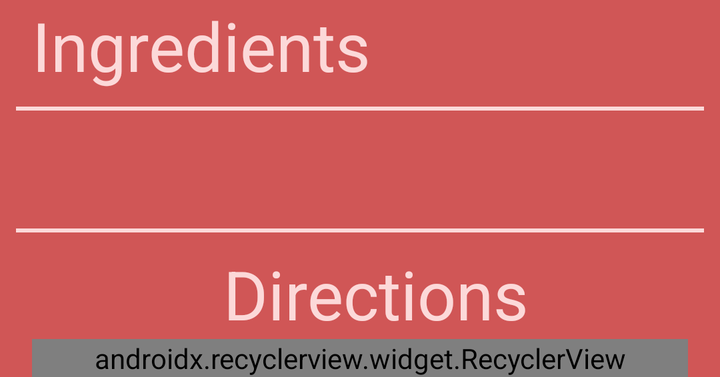
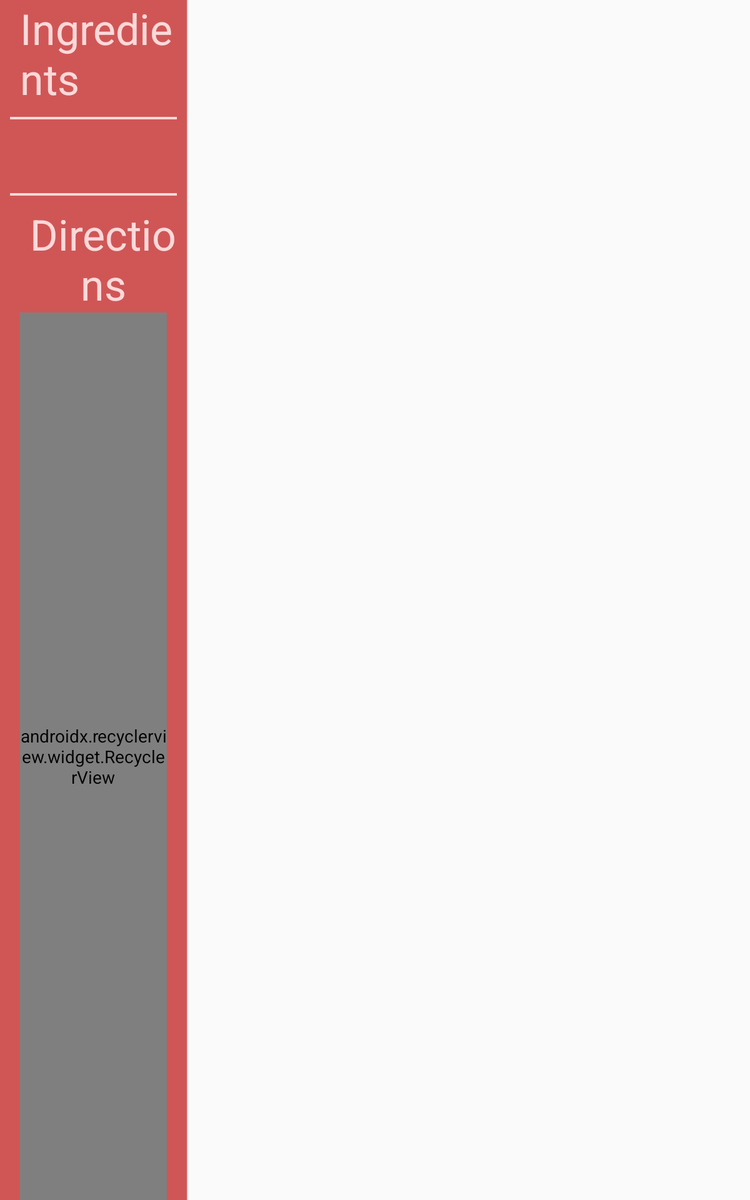

The same Android screen from two of the app's own layout files: first res/layout/ as a phone draws it, then the repository's variant for another configuration, drawn on a device whose configuration selects that folder. Both files follow.
<!-- AndroidManifest.xml: activity theme AppTheme -->
<!-- res/layout/step_list.xml -->
<?xml version="1.0" encoding="utf-8"?>
<LinearLayout android:layout_width="match_parent"
    android:layout_height="wrap_content"
    xmlns:tools="http://schemas.android.com/tools"
    android:orientation="vertical"
    android:fitsSystemWindows="true"
    tools:context=".StepListActivity"
    android:background="@color/colorPrimary"
    xmlns:android="http://schemas.android.com/apk/res/android">

    <TextView
        android:layout_width="match_parent"
        android:layout_height="wrap_content"
        android:layout_marginLeft="@dimen/sixteen"
        android:layout_marginStart="@dimen/sixteen"
        android:text="@string/ingredientsTitle"
        android:textAppearance="@style/TextAppearance.AppCompat.Display1"
        android:textColor="@color/white"/>

    <View
        android:layout_width="match_parent"
        android:layout_height="@dimen/two"
        android:layout_margin="@dimen/eight"
        android:background="@color/white"
        />

    <TextView
        android:layout_width="match_parent"
        android:layout_height="wrap_content"
        android:layout_margin="@dimen/sixteen"
        android:id="@+id/ingredientsList"
        android:textColor="@color/white"/>

    <View
        android:layout_width="match_parent"
        android:layout_height="@dimen/two"
        android:layout_marginLeft="@dimen/eight"
        android:layout_marginStart="@dimen/eight"
        android:layout_marginRight="@dimen/eight"
        android:layout_marginEnd="@dimen/eight"
        android:layout_marginBottom="@dimen/eight"
        android:background="@color/white"
        />

    <TextView
        android:layout_width="match_parent"
        android:layout_height="wrap_content"
        android:layout_marginLeft="@dimen/sixteen"
        android:layout_marginStart="@dimen/sixteen"
        android:text="@string/directions"
        android:gravity="center"
        android:textAppearance="@style/TextAppearance.AppCompat.Display1"
        android:textColor="@color/white"/>

<android.support.v7.widget.RecyclerView xmlns:android="http://schemas.android.com/apk/res/android"
    xmlns:app="http://schemas.android.com/apk/res-auto"
    xmlns:tools="http://schemas.android.com/tools"
    android:id="@+id/step_list"
    android:name="com.josehinojo.bakingapp.StepListFragment"
    android:layout_width="match_parent"
    android:layout_height="match_parent"
    android:layout_marginLeft="@dimen/sixteen"
    android:layout_marginRight="@dimen/sixteen"
    app:layoutManager="android.support.v7.widget.LinearLayoutManager"
    tools:context=".StepListActivity"
    tools:listitem="@layout/step_list_content" />

</LinearLayout>
<!-- res/layout/step_list_content.xml (included above) -->
<?xml version="1.0" encoding="utf-8"?>
<LinearLayout xmlns:android="http://schemas.android.com/apk/res/android"
    android:layout_width="wrap_content"
    android:layout_height="wrap_content"
    android:orientation="vertical">

    <LinearLayout xmlns:android="http://schemas.android.com/apk/res/android"
        android:layout_width="wrap_content"
        android:layout_height="wrap_content"
        android:orientation="horizontal">

    <TextView
        android:id="@+id/step_num"
        android:layout_width="wrap_content"
        android:layout_height="wrap_content"
        android:layout_margin="@dimen/text_margin"
        android:textAppearance="?attr/textAppearanceListItem"
        android:textColor="@color/white"
        android:background="@drawable/border"/>

    <TextView
        android:id="@+id/step_description"
        android:layout_width="wrap_content"
        android:layout_height="wrap_content"
        android:layout_margin="@dimen/text_margin"
        android:textAppearance="?attr/textAppearanceListItem"
        android:textColor="@color/white"/>

    </LinearLayout>

    <View
        android:layout_width="wrap_content"
        android:layout_height="@dimen/two"
        android:background="@color/white"
        android:layout_margin="@dimen/eight"
        />
</LinearLayout>
<!-- resources referenced by this layout -->
<resources>
  <color name="colorPrimary">#d05656</color>
  <color name="white">#fcd9d9</color>
  <dimen name="eight">8dp</dimen>
  <dimen name="sixteen">16dp</dimen>
  <dimen name="text_margin">16dp</dimen>
  <dimen name="two">2dp</dimen>
  <!-- drawable border (drawable) -->
  <shape xmlns:android="http://schemas.android.com/apk/res/android" android:shape="rectangle" >
      <solid android:color="@android:color/transparent" />
      <stroke android:width="@dimen/two" android:color="@color/white"/>
      <padding android:bottom="@dimen/two" android:top="@dimen/two" android:left="@dimen/eight" android:right="@dimen/eight"/>
  </shape>
  <string name="directions">Directions</string>
  <string name="ingredientsTitle">Ingredients</string>
  <style name="AppTheme" parent="Theme.AppCompat.Light.DarkActionBar">
          
          <item name="colorPrimary">@color/colorPrimary</item>
          <item name="colorPrimaryDark">@color/colorPrimaryDark</item>
          <item name="colorAccent">@color/colorAccent</item>
      </style>
  <color name="colorPrimaryDark">#FF2233</color>
  <color name="colorAccent">#FF4081</color>
</resources>
<!-- res/layout-sw600dp/step_list.xml (the repository's variant of the layout above) -->
<!-- drawn on a 7-inch tablet held upright -->
<?xml version="1.0" encoding="utf-8"?>
<LinearLayout
    xmlns:android="http://schemas.android.com/apk/res/android"
    xmlns:app="http://schemas.android.com/apk/res-auto"
    xmlns:tools="http://schemas.android.com/tools"
    android:layout_width="match_parent"
    android:layout_height="match_parent"
    android:divider="?android:attr/dividerHorizontal"
    android:orientation="horizontal"
    android:showDividers="middle"
    android:baselineAligned="false"
    tools:context=".StepListActivity">

    <LinearLayout android:layout_width="0dp"
        android:layout_height="match_parent"
        xmlns:tools="http://schemas.android.com/tools"
        android:orientation="vertical"
        android:layout_weight="1"
        android:fitsSystemWindows="true"
        tools:context=".ItemListActivity"
        android:background="@color/colorPrimary"
        xmlns:android="http://schemas.android.com/apk/res/android">

        <TextView
            android:layout_width="match_parent"
            android:layout_height="wrap_content"
            android:layout_marginLeft="@dimen/sixteen"
            android:layout_marginStart="@dimen/sixteen"
            android:text="@string/ingredientsTitle"
            android:textAppearance="@style/TextAppearance.AppCompat.Display1"
            android:textColor="@color/white"/>

        <View
            android:layout_width="match_parent"
            android:layout_height="@dimen/two"
            android:layout_margin="@dimen/eight"
            android:background="@color/white"
            />

        <TextView
            android:layout_width="match_parent"
            android:layout_height="wrap_content"
            android:layout_margin="@dimen/sixteen"
            android:id="@+id/ingredientsList"
            android:textColor="@color/white"/>

        <View
            android:layout_width="match_parent"
            android:layout_height="@dimen/two"
            android:layout_marginLeft="@dimen/eight"
            android:layout_marginStart="@dimen/eight"
            android:layout_marginRight="@dimen/eight"
            android:layout_marginEnd="@dimen/eight"
            android:layout_marginBottom="@dimen/eight"
            android:background="@color/white"
            />

        <TextView
            android:layout_width="match_parent"
            android:layout_height="wrap_content"
            android:layout_marginLeft="@dimen/sixteen"
            android:layout_marginStart="@dimen/sixteen"
            android:text="@string/directions"
            android:gravity="center"
            android:textAppearance="@style/TextAppearance.AppCompat.Display1"
            android:textColor="@color/white"/>

    <android.support.v7.widget.RecyclerView xmlns:android="http://schemas.android.com/apk/res/android"
        xmlns:tools="http://schemas.android.com/tools"
        android:id="@+id/step_list"
        android:name="com.josehinojo.bakingapp.StepListFragment"
        android:layout_width="match_parent"
        android:layout_height="match_parent"
        android:layout_marginLeft="@dimen/sixteen"
        android:layout_marginRight="@dimen/sixteen"
        app:layoutManager="android.support.v7.widget.LinearLayoutManager"
        tools:context=".StepListActivity"
        tools:listitem="@layout/step_list_content" />

    </LinearLayout>

    <FrameLayout
        android:layout_marginTop="@dimen/thirty_two"
        android:layout_width="0dp"
        android:layout_height="match_parent"
        android:layout_weight="3"
        android:id="@+id/steps_detail_container">

    </FrameLayout>

</LinearLayout>
<!-- resources referenced by the variant -->
<!-- as a 7-inch tablet held upright resolves them -->
<resources>
  <color name="colorPrimary">#d05656</color>
  <color name="white">#fcd9d9</color>
  <dimen name="eight">8dp</dimen>
  <dimen name="sixteen">16dp</dimen>
  <dimen name="text_margin">16dp</dimen>
  <dimen name="thirty_two">32dp</dimen>
  <dimen name="two">2dp</dimen>
  <!-- drawable border (drawable) -->
  <shape xmlns:android="http://schemas.android.com/apk/res/android" android:shape="rectangle" >
      <solid android:color="@android:color/transparent" />
      <stroke android:width="@dimen/two" android:color="@color/white"/>
      <padding android:bottom="@dimen/two" android:top="@dimen/two" android:left="@dimen/eight" android:right="@dimen/eight"/>
  </shape>
  <string name="directions">Directions</string>
  <string name="ingredientsTitle">Ingredients</string>
  <style name="AppTheme" parent="Theme.AppCompat.Light.DarkActionBar">
          
          <item name="colorPrimary">@color/colorPrimary</item>
          <item name="colorPrimaryDark">@color/colorPrimaryDark</item>
          <item name="colorAccent">@color/colorAccent</item>
      </style>
  <color name="colorPrimaryDark">#FF2233</color>
  <color name="colorAccent">#FF4081</color>
</resources>
